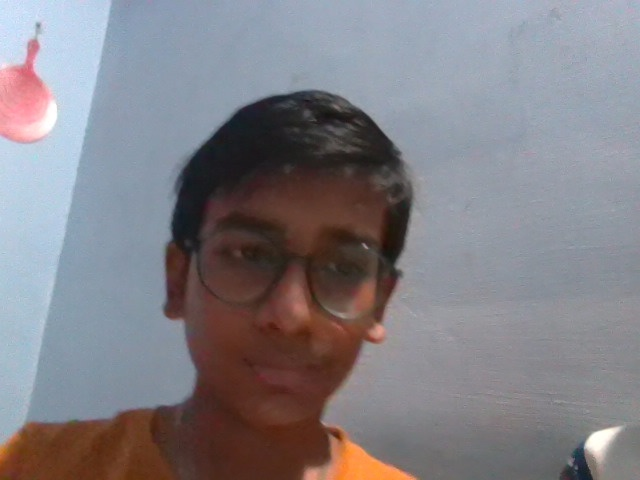
#> input picture face_recog_project/dataset/Nandha/0.jpg, 640 x 480 px; its folder holds only this picture in this run
$ python train_model.py
#> lines starting #> are read from the running program, lines starting #| are printed output that depends on the picture; after the words box and inside, x2 and y2 are one past the last pixel; in counts of white or black regions, pixels touching at a corner belong together
import cv2
import os

dataset_dir = 'dataset'

face_cascade = cv2.CascadeClassifier(cv2.data.haarcascades + 'haarcascade_frontalface_default.xml')

for person_name in os.listdir(dataset_dir):
    person_folder = os.path.join(dataset_dir, person_name)

    for img_name in os.listdir(person_folder):
        img_path = os.path.join(person_folder, img_name)
        print(f'[INFO] Processing {img_path}...')

        image = cv2.imread(img_path)
#> image is the input picture: shape (480, 640, 3); mean B, G, R 133.8, 128, 130.8
        gray = cv2.cvtColor(image, cv2.COLOR_BGR2GRAY)
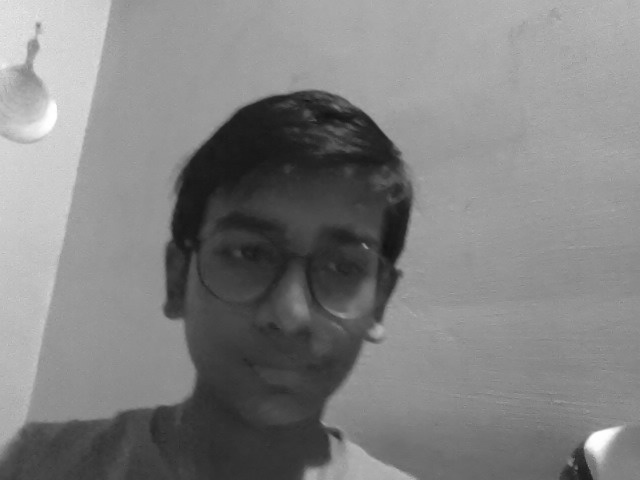
#> gray: shape (480, 640); min 18, max 255, mean 129.5

        faces = face_cascade.detectMultiScale(gray, 1.3, 5)
#> faces = [[166, 174, 249, 249]]

        for (x, y, w, h) in faces:
            cv2.rectangle(image, (x, y), (x+w, y+h), (255, 0, 0), 2)
#> this loop made 1 pass
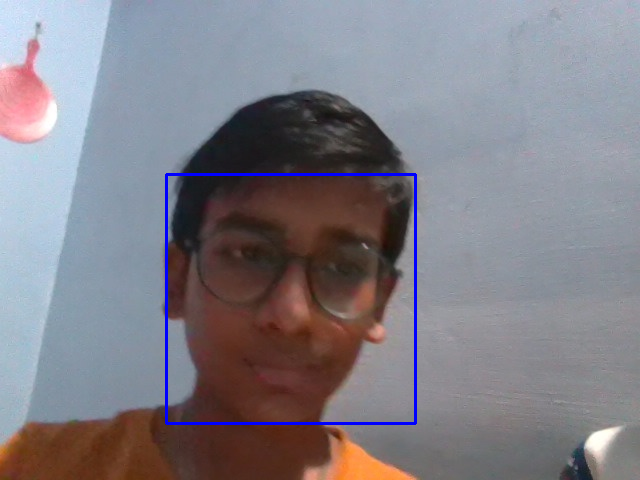
#> image: shape (480, 640, 3); 0.97% of pixels changed, all inside (x1, y1, x2, y2) = (165, 173, 417, 425)

        cv2.imshow('Face', image)
        cv2.waitKey(500)  # show for 500ms
#> pass 2 of the loop `for person_name in os.listdir(dataset_dir):`:
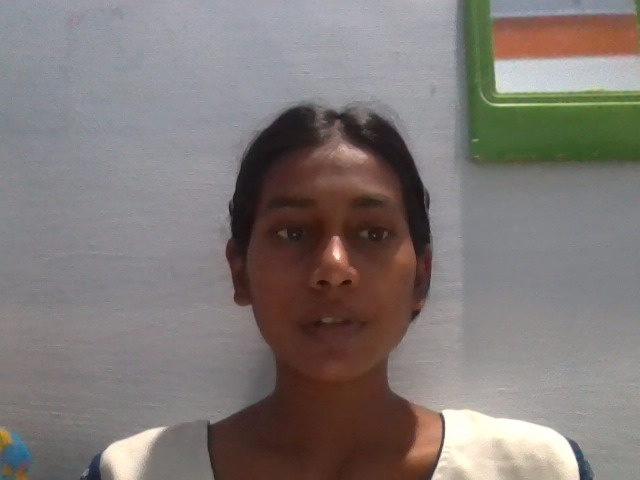
#> input picture face_recog_project/dataset/Subiksha/0.jpg, 640 x 480 px
#> image is the input picture: shape (480, 640, 3); mean B, G, R 118.6, 121.1, 128.3
#> `gray = cv2.cvtColor(image, cv2.COLOR_BGR2GRAY)`:
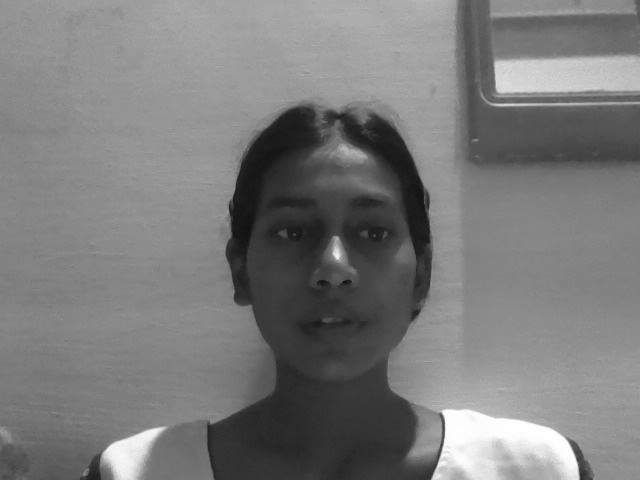
#> gray: shape (480, 640); min 17, max 255, mean 123
#> faces = [[221, 148, 221, 221]]
#> the loop `for (x, y, w, h) in faces:` made 1 pass
#> after the loop `for (x, y, w, h) in faces:`:
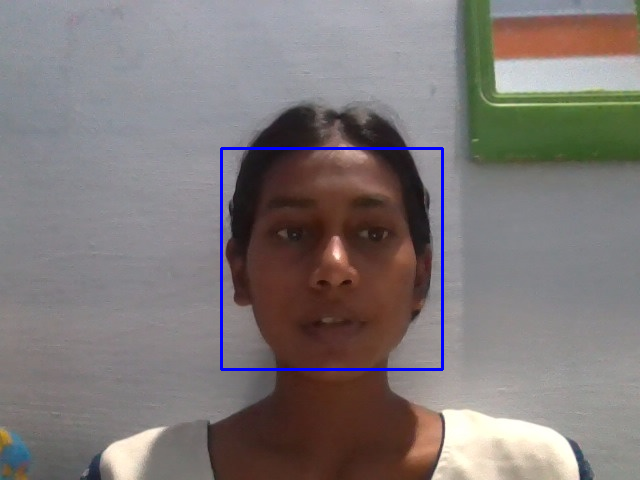
#> image: shape (480, 640, 3); 0.86% of pixels changed, all inside (x1, y1, x2, y2) = (220, 147, 444, 371)
cv2.destroyAllWindows()
